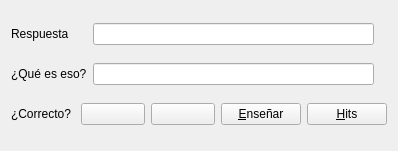
<?xml version="1.0" encoding="UTF-8"?>
<ui version="4.0">
 <class>FormTeaching</class>
 <widget class="QWidget" name="FormTeaching">
  <property name="geometry">
   <rect>
    <x>0</x>
    <y>0</y>
    <width>398</width>
    <height>151</height>
   </rect>
  </property>
  <property name="maximumSize">
   <size>
    <width>16777215</width>
    <height>151</height>
   </size>
  </property>
  <property name="baseSize">
   <size>
    <width>0</width>
    <height>0</height>
   </size>
  </property>
  <property name="windowTitle">
   <string>Form</string>
  </property>
  <layout class="QGridLayout" name="gridLayout">
   <item row="0" column="0">
    <widget class="QLabel" name="labelSense">
     <property name="text">
      <string>Respuesta</string>
     </property>
     <property name="buddy">
      <cstring>lineEditOut</cstring>
     </property>
    </widget>
   </item>
   <item row="0" column="1">
    <widget class="QLineEdit" name="lineEditOut">
     <property name="cursor">
      <cursorShape>IBeamCursor</cursorShape>
     </property>
     <property name="cursorPosition">
      <number>0</number>
     </property>
    </widget>
   </item>
   <item row="1" column="0">
    <widget class="QLabel" name="labelQuestion">
     <property name="text">
      <string>¿Qué es eso?</string>
     </property>
     <property name="buddy">
      <cstring>lineEditInput</cstring>
     </property>
    </widget>
   </item>
   <item row="1" column="1">
    <widget class="QLineEdit" name="lineEditInput"/>
   </item>
   <item row="1" column="2">
    <widget class="QLabel" name="labelEmoticon">
     <property name="toolTip">
      <string>Animo del cerebro por este sentido</string>
     </property>
     <property name="statusTip">
      <string>Animo del cerebro por sentido</string>
     </property>
     <property name="frameShape">
      <enum>QFrame::NoFrame</enum>
     </property>
     <property name="text">
      <string/>
     </property>
     <property name="pixmap">
      <pixmap resource="../imageResource.qrc">:/icons/sleep.png</pixmap>
     </property>
     <property name="alignment">
      <set>Qt::AlignCenter</set>
     </property>
    </widget>
   </item>
   <item row="2" column="0" colspan="3">
    <layout class="QHBoxLayout" name="horizontalLayoutButtons">
     <item>
      <widget class="QLabel" name="labelCorrectTest">
       <property name="text">
        <string>¿Correcto?</string>
       </property>
      </widget>
     </item>
     <item>
      <widget class="QPushButton" name="pushButtonBadAnswer">
       <property name="statusTip">
        <string>Respuesta incorrecta</string>
       </property>
       <property name="text">
        <string/>
       </property>
       <property name="icon">
        <iconset resource="../imageResource.qrc">
         <normaloff>:/icons/badAnswer.png</normaloff>:/icons/badAnswer.png</iconset>
       </property>
      </widget>
     </item>
     <item>
      <widget class="QPushButton" name="pushButtonGoodAnswer">
       <property name="statusTip">
        <string>Respuesta correcta</string>
       </property>
       <property name="text">
        <string/>
       </property>
       <property name="icon">
        <iconset resource="../imageResource.qrc">
         <normaloff>:/icons/goodAnswer.png</normaloff>:/icons/goodAnswer.png</iconset>
       </property>
      </widget>
     </item>
     <item>
      <widget class="QPushButton" name="pushButtonTeach">
       <property name="statusTip">
        <string>Enseñar respuesta</string>
       </property>
       <property name="text">
        <string>&amp;Enseñar</string>
       </property>
       <property name="icon">
        <iconset resource="../imageResource.qrc">
         <normaloff>:/icons/teaching.png</normaloff>:/icons/teaching.png</iconset>
       </property>
       <property name="iconSize">
        <size>
         <width>40</width>
         <height>20</height>
        </size>
       </property>
      </widget>
     </item>
     <item>
      <widget class="QPushButton" name="pushButtonState">
       <property name="statusTip">
        <string>Consultar neuronas que hacen Hit</string>
       </property>
       <property name="text">
        <string>&amp;Hits</string>
       </property>
       <property name="icon">
        <iconset resource="../imageResource.qrc">
         <normaloff>:/icons/seeNet.png</normaloff>:/icons/seeNet.png</iconset>
       </property>
      </widget>
     </item>
    </layout>
   </item>
  </layout>
 </widget>
 <resources>
  <include location="../imageResource.qrc"/>
 </resources>
 <connections/>
</ui>
